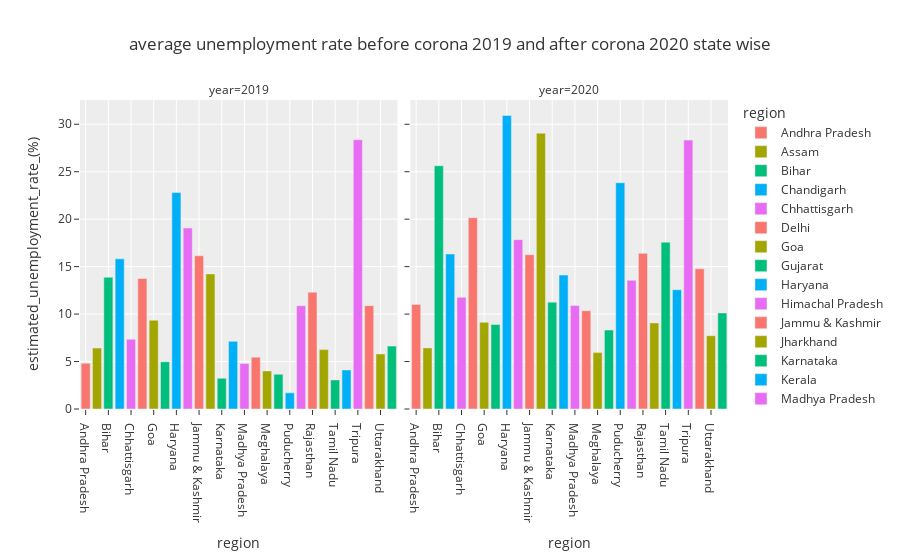

This figure's notebook cell:
### Code cell
fig=px.bar(state,x='region',y='estimated_unemployment_rate_(%)',color='region',facet_col='year',title='average unemployment rate before corona 2019 and after corona 2020 state wise',template='ggplot2')
fig.update_xaxes(categoryorder='category ascending')
fig.show()

### Figure 1 — Plotly figure (JSON) as saved in the notebook; plotly's stock layout.template omitted (floating-point values rounded to 4 significant figures)
{"data": [{"alignmentgroup": "True", "hovertemplate": "region=%{x}<br>year=2019<br>estimated_unemployment_rate_(%)=%{y}<extra></extra>", "legendgroup": "Andhra Pradesh", "marker": {"color": "#F8766D", "pattern": {"shape": ""}}, "name": "Andhra Pradesh", "offsetgroup": "Andhra Pradesh", "orientation": "v", "showlegend": true, "textposition": "auto", "type": "bar", "x": ["Andhra Pradesh"], "xaxis": "x", "y": [4.827], "yaxis": "y"}, {"alignmentgroup": "True", "hovertemplate": "region=%{x}<br>year=2020<br>estimated_unemployment_rate_(%)=%{y}<extra></extra>", "legendgroup": "Andhra Pradesh", "marker": {"color": "#F8766D", "pattern": {"shape": ""}}, "name": "Andhra Pradesh", "offsetgroup": "Andhra Pradesh", "orientation": "v", "showlegend": false, "textposition": "auto", "type": "bar", "x": ["Andhra Pradesh"], "xaxis": "x2", "y": [11.01], "yaxis": "y2"}, {"alignmentgroup": "True", "hovertemplate": "region=%{x}<br>year=2019<br>estimated_unemployment_rate_(%)=%{y}<extra></extra>", "legendgroup": "Assam", "marker": {"color": "#A3A500", "pattern": {"shape": ""}}, "name": "Assam", "offsetgroup": "Assam", "orientation": "v", "showlegend": true, "textposition": "auto", "type": "bar", "x": ["Assam"], "xaxis": "x", "y": [6.421], "yaxis": "y"}, {"alignmentgroup": "True", "hovertemplate": "region=%{x}<br>year=2020<br>estimated_unemployment_rate_(%)=%{y}<extra></extra>", "legendgroup": "Assam", "marker": {"color": "#A3A500", "pattern": {"shape": ""}}, "name": "Assam", "offsetgroup": "Assam", "orientation": "v", "showlegend": false, "textposition": "auto", "type": "bar", "x": ["Assam"], "xaxis": "x2", "y": [6.438], "yaxis": "y2"}, {"alignmentgroup": "True", "hovertemplate": "region=%{x}<br>year=2019<br>estimated_unemployment_rate_(%)=%{y}<extra></extra>", "legendgroup": "Bihar", "marker": {"color": "#00BF7D", "pattern": {"shape": ""}}, "name": "Bihar", "offsetgroup": "Bihar", "orientation": "v", "showlegend": true, "textposition": "auto", "type": "bar", "x": ["Bihar"], "xaxis": "x", "y": [13.88], "yaxis": "y"}, {"alignmentgroup": "True", "hovertemplate": "region=%{x}<br>year=2020<br>estimated_unemployment_rate_(%)=%{y}<extra></extra>", "legendgroup": "Bihar", "marker": {"color": "#00BF7D", "pattern": {"shape": ""}}, "name": "Bihar", "offsetgroup": "Bihar", "orientation": "v", "showlegend": false, "textposition": "auto", "type": "bar", "x": ["Bihar"], "xaxis": "x2", "y": [25.63], "yaxis": "y2"}, {"alignmentgroup": "True", "hovertemplate": "region=%{x}<br>year=2019<br>estimated_unemployment_rate_(%)=%{y}<extra></extra>", "legendgroup": "Chandigarh", "marker": {"color": "#00B0F6", "pattern": {"shape": ""}}, "name": "Chandigarh", "offsetgroup": "Chandigarh", "orientation": "v", "showlegend": true, "textposition": "auto", "type": "bar", "x": ["Chandigarh"], "xaxis": "x", "y": [15.82], "yaxis": "y"}, {"alignmentgroup": "True", "hovertemplate": "region=%{x}<br>year=2020<br>estimated_unemployment_rate_(%)=%{y}<extra></extra>", "legendgroup": "Chandigarh", "marker": {"color": "#00B0F6", "pattern": {"shape": ""}}, "name": "Chandigarh", "offsetgroup": "Chandigarh", "orientation": "v", "showlegend": false, "textposition": "auto", "type": "bar", "x": ["Chandigarh"], "xaxis": "x2", "y": [16.33], "yaxis": "y2"}, {"alignmentgroup": "True", "hovertemplate": "region=%{x}<br>year=2019<br>estimated_unemployment_rate_(%)=%{y}<extra></extra>", "legendgroup": "Chhattisgarh", "marker": {"color": "#E76BF3", "pattern": {"shape": ""}}, "name": "Chhattisgarh", "offsetgroup": "Chhattisgarh", "orientation": "v", "showlegend": true, "textposition": "auto", "type": "bar", "x": ["Chhattisgarh"], "xaxis": "x", "y": [7.347], "yaxis": "y"}, {"alignmentgroup": "True", "hovertemplate": "region=%{x}<br>year=2020<br>estimated_unemployment_rate_(%)=%{y}<extra></extra>", "legendgroup": "Chhattisgarh", "marker": {"color": "#E76BF3", "pattern": {"shape": ""}}, "name": "Chhattisgarh", "offsetgroup": "Chhattisgarh", "orientation": "v", "showlegend": false, "textposition": "auto", "type": "bar", "x": ["Chhattisgarh"], "xaxis": "x2", "y": [11.77], "yaxis": "y2"}, {"alignmentgroup": "True", "hovertemplate": "region=%{x}<br>year=2019<br>estimated_unemployment_rate_(%)=%{y}<extra></extra>", "legendgroup": "Delhi", "marker": {"color": "#F8766D", "pattern": {"shape": ""}}, "name": "Delhi", "offsetgroup": "Delhi", "orientation": "v", "showlegend": true, "textposition": "auto", "type": "bar", "x": ["Delhi"], "xaxis": "x", "y": [13.75], "yaxis": "y"}, {"alignmentgroup": "True", "hovertemplate": "region=%{x}<br>year=2020<br>estimated_unemployment_rate_(%)=%{y}<extra></extra>", "legendgroup": "Delhi", "marker": {"color": "#F8766D", "pattern": {"shape": ""}}, "name": "Delhi", "offsetgroup": "Delhi", "orientation": "v", "showlegend": false, "textposition": "auto", "type": "bar", "x": ["Delhi"], "xaxis": "x2", "y": [20.16], "yaxis": "y2"}, {"alignmentgroup": "True", "hovertemplate": "region=%{x}<br>year=2019<br>estimated_unemployment_rate_(%)=%{y}<extra></extra>", "legendgroup": "Goa", "marker": {"color": "#A3A500", "pattern": {"shape": ""}}, "name": "Goa", "offsetgroup": "Goa", "orientation": "v", "showlegend": true, "textposition": "auto", "type": "bar", "x": ["Goa"], "xaxis": "x", "y": [9.346], "yaxis": "y"}, {"alignmentgroup": "True", "hovertemplate": "region=%{x}<br>year=2020<br>estimated_unemployment_rate_(%)=%{y}<extra></extra>", "legendgroup": "Goa", "marker": {"color": "#A3A500", "pattern": {"shape": ""}}, "name": "Goa", "offsetgroup": "Goa", "orientation": "v", "showlegend": false, "textposition": "auto", "type": "bar", "x": ["Goa"], "xaxis": "x2", "y": [9.13], "yaxis": "y2"}, {"alignmentgroup": "True", "hovertemplate": "region=%{x}<br>year=2019<br>estimated_unemployment_rate_(%)=%{y}<extra></extra>", "legendgroup": "Gujarat", "marker": {"color": "#00BF7D", "pattern": {"shape": ""}}, "name": "Gujarat", "offsetgroup": "Gujarat", "orientation": "v", "showlegend": true, "textposition": "auto", "type": "bar", "x": ["Gujarat"], "xaxis": "x", "y": [4.979], "yaxis": "y"}, {"alignmentgroup": "True", "hovertemplate": "region=%{x}<br>year=2020<br>estimated_unemployment_rate_(%)=%{y}<extra></extra>", "legendgroup": "Gujarat", "marker": {"color": "#00BF7D", "pattern": {"shape": ""}}, "name": "Gujarat", "offsetgroup": "Gujarat", "orientation": "v", "showlegend": false, "textposition": "auto", "type": "bar", "x": ["Gujarat"], "xaxis": "x2", "y": [8.91], "yaxis": "y2"}, {"alignmentgroup": "True", "hovertemplate": "region=%{x}<br>year=2019<br>estimated_unemployment_rate_(%)=%{y}<extra></extra>", "legendgroup": "Haryana", "marker": {"color": "#00B0F6", "pattern": {"shape": ""}}, "name": "Haryana", "offsetgroup": "Haryana", "orientation": "v", "showlegend": true, "textposition": "auto", "type": "bar", "x": ["Haryana"], "xaxis": "x", "y": [22.8], "yaxis": "y"}, {"alignmentgroup": "True", "hovertemplate": "region=%{x}<br>year=2020<br>estimated_unemployment_rate_(%)=%{y}<extra></extra>", "legendgroup": "Haryana", "marker": {"color": "#00B0F6", "pattern": {"shape": ""}}, "name": "Haryana", "offsetgroup": "Haryana", "orientation": "v", "showlegend": false, "textposition": "auto", "type": "bar", "x": ["Haryana"], "xaxis": "x2", "y": [30.93], "yaxis": "y2"}, {"alignmentgroup": "True", "hovertemplate": "region=%{x}<br>year=2019<br>estimated_unemployment_rate_(%)=%{y}<extra></extra>", "legendgroup": "Himachal Pradesh", "marker": {"color": "#E76BF3", "pattern": {"shape": ""}}, "name": "Himachal Pradesh", "offsetgroup": "Himachal Pradesh", "orientation": "v", "showlegend": true, "textposition": "auto", "type": "bar", "x": ["Himachal Pradesh"], "xaxis": "x", "y": [19.06], "yaxis": "y"}, {"alignmentgroup": "True", "hovertemplate": "region=%{x}<br>year=2020<br>estimated_unemployment_rate_(%)=%{y}<extra></extra>", "legendgroup": "Himachal Pradesh", "marker": {"color": "#E76BF3", "pattern": {"shape": ""}}, "name": "Himachal Pradesh", "offsetgroup": "Himachal Pradesh", "orientation": "v", "showlegend": false, "textposition": "auto", "type": "bar", "x": ["Himachal Pradesh"], "xaxis": "x2", "y": [17.84], "yaxis": "y2"}, {"alignmentgroup": "True", "hovertemplate": "region=%{x}<br>year=2019<br>estimated_unemployment_rate_(%)=%{y}<extra></extra>", "legendgroup": "Jammu & Kashmir", "marker": {"color": "#F8766D", "pattern": {"shape": ""}}, "name": "Jammu & Kashmir", "offsetgroup": "Jammu & Kashmir", "orientation": "v", "showlegend": true, "textposition": "auto", "type": "bar", "x": ["Jammu & Kashmir"], "xaxis": "x", "y": [16.14], "yaxis": "y"}, {"alignmentgroup": "True", "hovertemplate": "region=%{x}<br>year=2020<br>estimated_unemployment_rate_(%)=%{y}<extra></extra>", "legendgroup": "Jammu & Kashmir", "marker": {"color": "#F8766D", "pattern": {"shape": ""}}, "name": "Jammu & Kashmir", "offsetgroup": "Jammu & Kashmir", "orientation": "v", "showlegend": false, "textposition": "auto", "type": "bar", "x": ["Jammu & Kashmir"], "xaxis": "x2", "y": [16.25], "yaxis": "y2"}, {"alignmentgroup": "True", "hovertemplate": "region=%{x}<br>year=2019<br>estimated_unemployment_rate_(%)=%{y}<extra></extra>", "legendgroup": "Jharkhand", "marker": {"color": "#A3A500", "pattern": {"shape": ""}}, "name": "Jharkhand", "offsetgroup": "Jharkhand", "orientation": "v", "showlegend": true, "textposition": "auto", "type": "bar", "x": ["Jharkhand"], "xaxis": "x", "y": [14.23], "yaxis": "y"}, {"alignmentgroup": "True", "hovertemplate": "region=%{x}<br>year=2020<br>estimated_unemployment_rate_(%)=%{y}<extra></extra>", "legendgroup": "Jharkhand", "marker": {"color": "#A3A500", "pattern": {"shape": ""}}, "name": "Jharkhand", "offsetgroup": "Jharkhand", "orientation": "v", "showlegend": false, "textposition": "auto", "type": "bar", "x": ["Jharkhand"], "xaxis": "x2", "y": [29.05], "yaxis": "y2"}, {"alignmentgroup": "True", "hovertemplate": "region=%{x}<br>year=2019<br>estimated_unemployment_rate_(%)=%{y}<extra></extra>", "legendgroup": "Karnataka", "marker": {"color": "#00BF7D", "pattern": {"shape": ""}}, "name": "Karnataka", "offsetgroup": "Karnataka", "orientation": "v", "showlegend": true, "textposition": "auto", "type": "bar", "x": ["Karnataka"], "xaxis": "x", "y": [3.239], "yaxis": "y"}, {"alignmentgroup": "True", "hovertemplate": "region=%{x}<br>year=2020<br>estimated_unemployment_rate_(%)=%{y}<extra></extra>", "legendgroup": "Karnataka", "marker": {"color": "#00BF7D", "pattern": {"shape": ""}}, "name": "Karnataka", "offsetgroup": "Karnataka", "orientation": "v", "showlegend": false, "textposition": "auto", "type": "bar", "x": ["Karnataka"], "xaxis": "x2", "y": [11.26], "yaxis": "y2"}, {"alignmentgroup": "True", "hovertemplate": "region=%{x}<br>year=2019<br>estimated_unemployment_rate_(%)=%{y}<extra></extra>", "legendgroup": "Kerala", "marker": {"color": "#00B0F6", "pattern": {"shape": ""}}, "name": "Kerala", "offsetgroup": "Kerala", "orientation": "v", "showlegend": true, "textposition": "auto", "type": "bar", "x": ["Kerala"], "xaxis": "x", "y": [7.131], "yaxis": "y"}, {"alignmentgroup": "True", "hovertemplate": "region=%{x}<br>year=2020<br>estimated_unemployment_rate_(%)=%{y}<extra></extra>", "legendgroup": "Kerala", "marker": {"color": "#00B0F6", "pattern": {"shape": ""}}, "name": "Kerala", "offsetgroup": "Kerala", "orientation": "v", "showlegend": false, "textposition": "auto", "type": "bar", "x": ["Kerala"], "xaxis": "x2", "y": [14.11], "yaxis": "y2"}, {"alignmentgroup": "True", "hovertemplate": "region=%{x}<br>year=2019<br>estimated_unemployment_rate_(%)=%{y}<extra></extra>", "legendgroup": "Madhya Pradesh", "marker": {"color": "#E76BF3", "pattern": {"shape": ""}}, "name": "Madhya Pradesh", "offsetgroup": "Madhya Pradesh", "orientation": "v", "showlegend": true, "textposition": "auto", "type": "bar", "x": ["Madhya Pradesh"], "xaxis": "x", "y": [4.788], "yaxis": "y"}, {"alignmentgroup": "True", "hovertemplate": "region=%{x}<br>year=2020<br>estimated_unemployment_rate_(%)=%{y}<extra></extra>", "legendgroup": "Madhya Pradesh", "marker": {"color": "#E76BF3", "pattern": {"shape": ""}}, "name": "Madhya Pradesh", "offsetgroup": "Madhya Pradesh", "orientation": "v", "showlegend": false, "textposition": "auto", "type": "bar", "x": ["Madhya Pradesh"], "xaxis": "x2", "y": [10.9], "yaxis": "y2"}, {"alignmentgroup": "True", "hovertemplate": "region=%{x}<br>year=2019<br>estimated_unemployment_rate_(%)=%{y}<extra></extra>", "legendgroup": "Maharashtra", "marker": {"color": "#F8766D", "pattern": {"shape": ""}}, "name": "Maharashtra", "offsetgroup": "Maharashtra", "orientation": "v", "showlegend": true, "textposition": "auto", "type": "bar", "x": ["Maharashtra"], "xaxis": "x", "y": [5.459], "yaxis": "y"}, {"alignmentgroup": "True", "hovertemplate": "region=%{x}<br>year=2020<br>estimated_unemployment_rate_(%)=%{y}<extra></extra>", "legendgroup": "Maharashtra", "marker": {"color": "#F8766D", "pattern": {"shape": ""}}, "name": "Maharashtra", "offsetgroup": "Maharashtra", "orientation": "v", "showlegend": false, "textposition": "auto", "type": "bar", "x": ["Maharashtra"], "xaxis": "x2", "y": [10.36], "yaxis": "y2"}, {"alignmentgroup": "True", "hovertemplate": "region=%{x}<br>year=2019<br>estimated_unemployment_rate_(%)=%{y}<extra></extra>", "legendgroup": "Meghalaya", "marker": {"color": "#A3A500", "pattern": {"shape": ""}}, "name": "Meghalaya", "offsetgroup": "Meghalaya", "orientation": "v", "showlegend": true, "textposition": "auto", "type": "bar", "x": ["Meghalaya"], "xaxis": "x", "y": [4.013], "yaxis": "y"}, {"alignmentgroup": "True", "hovertemplate": "region=%{x}<br>year=2020<br>estimated_unemployment_rate_(%)=%{y}<extra></extra>", "legendgroup": "Meghalaya", "marker": {"color": "#A3A500", "pattern": {"shape": ""}}, "name": "Meghalaya", "offsetgroup": "Meghalaya", "orientation": "v", "showlegend": false, "textposition": "auto", "type": "bar", "x": ["Meghalaya"], "xaxis": "x2", "y": [5.943], "yaxis": "y2"}, {"alignmentgroup": "True", "hovertemplate": "region=%{x}<br>year=2019<br>estimated_unemployment_rate_(%)=%{y}<extra></extra>", "legendgroup": "Odisha", "marker": {"color": "#00BF7D", "pattern": {"shape": ""}}, "name": "Odisha", "offsetgroup": "Odisha", "orientation": "v", "showlegend": true, "textposition": "auto", "type": "bar", "x": ["Odisha"], "xaxis": "x", "y": [3.661], "yaxis": "y"}, {"alignmentgroup": "True", "hovertemplate": "region=%{x}<br>year=2020<br>estimated_unemployment_rate_(%)=%{y}<extra></extra>", "legendgroup": "Odisha", "marker": {"color": "#00BF7D", "pattern": {"shape": ""}}, "name": "Odisha", "offsetgroup": "Odisha", "orientation": "v", "showlegend": false, "textposition": "auto", "type": "bar", "x": ["Odisha"], "xaxis": "x2", "y": [8.32], "yaxis": "y2"}, {"alignmentgroup": "True", "hovertemplate": "region=%{x}<br>year=2019<br>estimated_unemployment_rate_(%)=%{y}<extra></extra>", "legendgroup": "Puducherry", "marker": {"color": "#00B0F6", "pattern": {"shape": ""}}, "name": "Puducherry", "offsetgroup": "Puducherry", "orientation": "v", "showlegend": true, "textposition": "auto", "type": "bar", "x": ["Puducherry"], "xaxis": "x", "y": [1.699], "yaxis": "y"}, {"alignmentgroup": "True", "hovertemplate": "region=%{x}<br>year=2020<br>estimated_unemployment_rate_(%)=%{y}<extra></extra>", "legendgroup": "Puducherry", "marker": {"color": "#00B0F6", "pattern": {"shape": ""}}, "name": "Puducherry", "offsetgroup": "Puducherry", "orientation": "v", "showlegend": false, "textposition": "auto", "type": "bar", "x": ["Puducherry"], "xaxis": "x2", "y": [23.84], "yaxis": "y2"}, {"alignmentgroup": "True", "hovertemplate": "region=%{x}<br>year=2019<br>estimated_unemployment_rate_(%)=%{y}<extra></extra>", "legendgroup": "Punjab", "marker": {"color": "#E76BF3", "pattern": {"shape": ""}}, "name": "Punjab", "offsetgroup": "Punjab", "orientation": "v", "showlegend": true, "textposition": "auto", "type": "bar", "x": ["Punjab"], "xaxis": "x", "y": [10.88], "yaxis": "y"}, {"alignmentgroup": "True", "hovertemplate": "region=%{x}<br>year=2020<br>estimated_unemployment_rate_(%)=%{y}<extra></extra>", "legendgroup": "Punjab", "marker": {"color": "#E76BF3", "pattern": {"shape": ""}}, "name": "Punjab", "offsetgroup": "Punjab", "orientation": "v", "showlegend": false, "textposition": "auto", "type": "bar", "x": ["Punjab"], "xaxis": "x2", "y": [13.56], "yaxis": "y2"}, {"alignmentgroup": "True", "hovertemplate": "region=%{x}<br>year=2019<br>estimated_unemployment_rate_(%)=%{y}<extra></extra>", "legendgroup": "Rajasthan", "marker": {"color": "#F8766D", "pattern": {"shape": ""}}, "name": "Rajasthan", "offsetgroup": "Rajasthan", "orientation": "v", "showlegend": true, "textposition": "auto", "type": "bar", "x": ["Rajasthan"], "xaxis": "x", "y": [12.3], "yaxis": "y"}, {"alignmentgroup": "True", "hovertemplate": "region=%{x}<br>year=2020<br>estimated_unemployment_rate_(%)=%{y}<extra></extra>", "legendgroup": "Rajasthan", "marker": {"color": "#F8766D", "pattern": {"shape": ""}}, "name": "Rajasthan", "offsetgroup": "Rajasthan", "orientation": "v", "showlegend": false, "textposition": "auto", "type": "bar", "x": ["Rajasthan"], "xaxis": "x2", "y": [16.4], "yaxis": "y2"}, {"alignmentgroup": "True", "hovertemplate": "region=%{x}<br>year=2019<br>estimated_unemployment_rate_(%)=%{y}<extra></extra>", "legendgroup": "Sikkim", "marker": {"color": "#A3A500", "pattern": {"shape": ""}}, "name": "Sikkim", "offsetgroup": "Sikkim", "orientation": "v", "showlegend": true, "textposition": "auto", "type": "bar", "x": ["Sikkim"], "xaxis": "x", "y": [6.257], "yaxis": "y"}, {"alignmentgroup": "True", "hovertemplate": "region=%{x}<br>year=2020<br>estimated_unemployment_rate_(%)=%{y}<extra></extra>", "legendgroup": "Sikkim", "marker": {"color": "#A3A500", "pattern": {"shape": ""}}, "name": "Sikkim", "offsetgroup": "Sikkim", "orientation": "v", "showlegend": false, "textposition": "auto", "type": "bar", "x": ["Sikkim"], "xaxis": "x2", "y": [9.068], "yaxis": "y2"}, {"alignmentgroup": "True", "hovertemplate": "region=%{x}<br>year=2019<br>estimated_unemployment_rate_(%)=%{y}<extra></extra>", "legendgroup": "Tamil Nadu", "marker": {"color": "#00BF7D", "pattern": {"shape": ""}}, "name": "Tamil Nadu", "offsetgroup": "Tamil Nadu", "orientation": "v", "showlegend": true, "textposition": "auto", "type": "bar", "x": ["Tamil Nadu"], "xaxis": "x", "y": [3.064], "yaxis": "y"}, {"alignmentgroup": "True", "hovertemplate": "region=%{x}<br>year=2020<br>estimated_unemployment_rate_(%)=%{y}<extra></extra>", "legendgroup": "Tamil Nadu", "marker": {"color": "#00BF7D", "pattern": {"shape": ""}}, "name": "Tamil Nadu", "offsetgroup": "Tamil Nadu", "orientation": "v", "showlegend": false, "textposition": "auto", "type": "bar", "x": ["Tamil Nadu"], "xaxis": "x2", "y": [17.58], "yaxis": "y2"}, {"alignmentgroup": "True", "hovertemplate": "region=%{x}<br>year=2019<br>estimated_unemployment_rate_(%)=%{y}<extra></extra>", "legendgroup": "Telangana", "marker": {"color": "#00B0F6", "pattern": {"shape": ""}}, "name": "Telangana", "offsetgroup": "Telangana", "orientation": "v", "showlegend": true, "textposition": "auto", "type": "bar", "x": ["Telangana"], "xaxis": "x", "y": [4.116], "yaxis": "y"}, {"alignmentgroup": "True", "hovertemplate": "region=%{x}<br>year=2020<br>estimated_unemployment_rate_(%)=%{y}<extra></extra>", "legendgroup": "Telangana", "marker": {"color": "#00B0F6", "pattern": {"shape": ""}}, "name": "Telangana", "offsetgroup": "Telangana", "orientation": "v", "showlegend": false, "textposition": "auto", "type": "bar", "x": ["Telangana"], "xaxis": "x2", "y": [12.57], "yaxis": "y2"}, {"alignmentgroup": "True", "hovertemplate": "region=%{x}<br>year=2019<br>estimated_unemployment_rate_(%)=%{y}<extra></extra>", "legendgroup": "Tripura", "marker": {"color": "#E76BF3", "pattern": {"shape": ""}}, "name": "Tripura", "offsetgroup": "Tripura", "orientation": "v", "showlegend": true, "textposition": "auto", "type": "bar", "x": ["Tripura"], "xaxis": "x", "y": [28.36], "yaxis": "y"}, {"alignmentgroup": "True", "hovertemplate": "region=%{x}<br>year=2020<br>estimated_unemployment_rate_(%)=%{y}<extra></extra>", "legendgroup": "Tripura", "marker": {"color": "#E76BF3", "pattern": {"shape": ""}}, "name": "Tripura", "offsetgroup": "Tripura", "orientation": "v", "showlegend": false, "textposition": "auto", "type": "bar", "x": ["Tripura"], "xaxis": "x2", "y": [28.33], "yaxis": "y2"}, {"alignmentgroup": "True", "hovertemplate": "region=%{x}<br>year=2019<br>estimated_unemployment_rate_(%)=%{y}<extra></extra>", "legendgroup": "Uttar Pradesh", "marker": {"color": "#F8766D", "pattern": {"shape": ""}}, "name": "Uttar Pradesh", "offsetgroup": "Uttar Pradesh", "orientation": "v", "showlegend": true, "textposition": "auto", "type": "bar", "x": ["Uttar Pradesh"], "xaxis": "x", "y": [10.89], "yaxis": "y"}, {"alignmentgroup": "True", "hovertemplate": "region=%{x}<br>year=2020<br>estimated_unemployment_rate_(%)=%{y}<extra></extra>", "legendgroup": "Uttar Pradesh", "marker": {"color": "#F8766D", "pattern": {"shape": ""}}, "name": "Uttar Pradesh", "offsetgroup": "Uttar Pradesh", "orientation": "v", "showlegend": false, "textposition": "auto", "type": "bar", "x": ["Uttar Pradesh"], "xaxis": "x2", "y": [14.77], "yaxis": "y2"}, {"alignmentgroup": "True", "hovertemplate": "region=%{x}<br>year=2019<br>estimated_unemployment_rate_(%)=%{y}<extra></extra>", "legendgroup": "Uttarakhand", "marker": {"color": "#A3A500", "pattern": {"shape": ""}}, "name": "Uttarakhand", "offsetgroup": "Uttarakhand", "orientation": "v", "showlegend": true, "textposition": "auto", "type": "bar", "x": ["Uttarakhand"], "xaxis": "x", "y": [5.801], "yaxis": "y"}, {"alignmentgroup": "True", "hovertemplate": "region=%{x}<br>year=2020<br>estimated_unemployment_rate_(%)=%{y}<extra></extra>", "legendgroup": "Uttarakhand", "marker": {"color": "#A3A500", "pattern": {"shape": ""}}, "name": "Uttarakhand", "offsetgroup": "Uttarakhand", "orientation": "v", "showlegend": false, "textposition": "auto", "type": "bar", "x": ["Uttarakhand"], "xaxis": "x2", "y": [7.721], "yaxis": "y2"}, {"alignmentgroup": "True", "hovertemplate": "region=%{x}<br>year=2019<br>estimated_unemployment_rate_(%)=%{y}<extra></extra>", "legendgroup": "West Bengal", "marker": {"color": "#00BF7D", "pattern": {"shape": ""}}, "name": "West Bengal", "offsetgroup": "West Bengal", "orientation": "v", "showlegend": true, "textposition": "auto", "type": "bar", "x": ["West Bengal"], "xaxis": "x", "y": [6.626], "yaxis": "y"}, {"alignmentgroup": "True", "hovertemplate": "region=%{x}<br>year=2020<br>estimated_unemployment_rate_(%)=%{y}<extra></extra>", "legendgroup": "West Bengal", "marker": {"color": "#00BF7D", "pattern": {"shape": ""}}, "name": "West Bengal", "offsetgroup": "West Bengal", "orientation": "v", "showlegend": false, "textposition": "auto", "type": "bar", "x": ["West Bengal"], "xaxis": "x2", "y": [10.12], "yaxis": "y2"}], "layout": {"annotations": [{"font": {}, "showarrow": false, "text": "year=2019", "x": 0.245, "xanchor": "center", "xref": "paper", "y": 1, "yanchor": "bottom", "yref": "paper"}, {"font": {}, "showarrow": false, "text": "year=2020", "x": 0.755, "xanchor": "center", "xref": "paper", "y": 1, "yanchor": "bottom", "yref": "paper"}], "autosize": true, "barmode": "relative", "legend": {"title": {"text": "region"}, "tracegroupgap": 0}, "title": {"text": "average unemployment rate before corona 2019 and after corona 2020 state wise"}, "xaxis": {"anchor": "y", "autorange": true, "categoryarray": ["Andhra Pradesh", "Assam", "Bihar", "Chandigarh", "Chhattisgarh", "Delhi", "Goa", "Gujarat", "Haryana", "Himachal Pradesh", "Jammu & Kashmir", "Jharkhand", "Karnataka", "Kerala", "Madhya Pradesh", "Maharashtra", "Meghalaya", "Odisha", "Puducherry", "Punjab", "Rajasthan", "Sikkim", "Tamil Nadu", "Telangana", "Tripura", "Uttar Pradesh", "Uttarakhand", "West Bengal"], "categoryorder": "category ascending", "domain": [0, 0.49], "range": [-0.5, 27.5], "title": {"text": "region"}, "type": "category"}, "xaxis2": {"anchor": "y2", "autorange": true, "categoryarray": ["Andhra Pradesh", "Assam", "Bihar", "Chandigarh", "Chhattisgarh", "Delhi", "Goa", "Gujarat", "Haryana", "Himachal Pradesh", "Jammu & Kashmir", "Jharkhand", "Karnataka", "Kerala", "Madhya Pradesh", "Maharashtra", "Meghalaya", "Odisha", "Puducherry", "Punjab", "Rajasthan", "Sikkim", "Tamil Nadu", "Telangana", "Tripura", "Uttar Pradesh", "Uttarakhand", "West Bengal"], "categoryorder": "category ascending", "domain": [0.51, 1], "matches": "x", "range": [-0.5, 27.5], "title": {"text": "region"}, "type": "category"}, "yaxis": {"anchor": "x", "autorange": true, "domain": [0, 1], "range": [0, 32.56], "title": {"text": "estimated_unemployment_rate_(%)"}, "type": "linear"}, "yaxis2": {"anchor": "x2", "autorange": true, "domain": [0, 1], "matches": "y", "range": [0, 32.56], "showticklabels": false, "type": "linear"}}}
